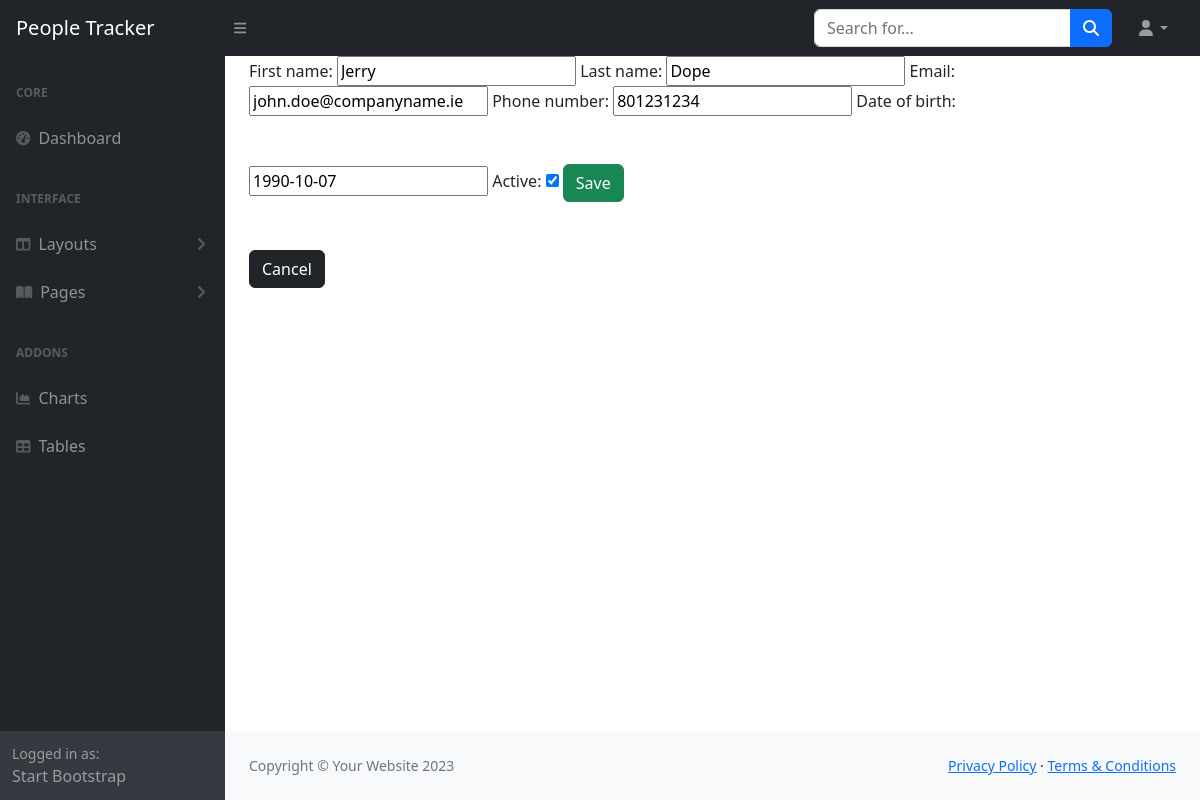
Page /people_management/people/1/update_person/ on the committed database.
### people_management/models.py (models this page shows, shortened)
class Person(models.Model):
    first_name = models.CharField(max_length = 50)
    last_name = models.CharField(max_length = 50)
    email = models.EmailField(max_length = 255)
    phone_number = models.IntegerField()
    date_of_birth = models.DateField()
    active = models.BooleanField(default=False)

### people_management/views.py (the view)
# urls.py: path('people/<int:pk>/update_person/', views.UpdatePerson.as_view(), name='update_person'),
class UpdatePerson(UpdateView):
    model = Person
    success_url = reverse_lazy('people')
    form_class = PersonForm

### people_management/forms.py (shortened to what this page needs)
class PersonForm(forms.ModelForm):
    class Meta:
        model = Person
        fields = [
            'first_name',
            'last_name',
            'email',
            'phone_number',
            'date_of_birth',
            'active'
        ]

### people_management/templates/people_management/person_form.html (shortened to what this page needs)
{% extends 'dashboard/base.html'%}
{% block content %}
    <form method="POST">
        {{form}}
        <button type='submit' class="btn btn-success my-5">Save</button>
    </form>
    <a href="{% url 'people' %}" class='btn btn-dark'>Cancel</a>
{% endblock %}

### rows in the picture
Person: first_name "Jerry", last_name "Dope", email "john.doe@companyname.ie", phone_number "801231234", date_of_birth "1990-10-07", active "☑"
